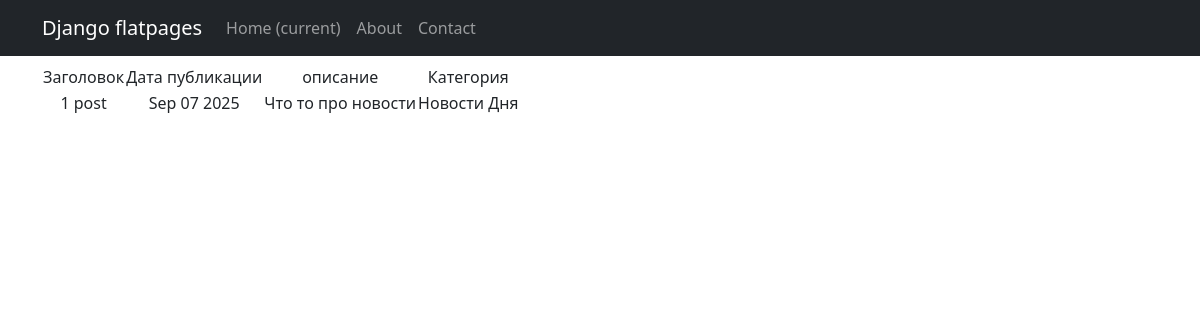
Screenshot of /news/1 with the database file from the repository.
### simpleapp/models.py (models this page shows, shortened)
class Post(models.Model):
    NEWS = 'news'
    ARTICLE = 'article'
    TYPE_CHOICES = [
        (NEWS, 'News'),
        (ARTICLE, 'Article'),
    ]
    type = models.CharField(max_length=10, choices=TYPE_CHOICES, default=NEWS)
    name = models.CharField(
        max_length=50,
        unique=True,
    )
    datepublic = models.DateTimeField(default=timezone.now)
    description = models.TextField()
    author_name = models.CharField(max_length=100 , default= 'Автор')
    category = models.ForeignKey(
        to='Category',
        on_delete=models.CASCADE,
        related_name='allposts',
    )

class Category(models.Model):
    name = models.CharField(max_length=100, unique=True)
    def __str__(self):
        return self.name.title()

### simpleapp/views.py (the view)
# urls.py: path('<int:pk>', PostDetail.as_view() , name='post_detail'),
class PostDetail(DetailView):
    model = Post
    template_name = 'post.html'
    context_object_name = 'post'

### templates/post.html (shortened to what this page needs)
{% extends 'flatpages/default.html' %}
{% block content %}
{% if post%}
    <table>
           <tr>
               <td>Заголовок</td>
               <td>Дата публикации</td>
               <td>описание</td>
               <td>Категория</td>
           </tr>
           <tr>
               <td>{{ post.name }}</td>
               <td>{{post.datepublic|date:'M d Y'}}</td>
               <td>{{ post.description}}</td>
               <td>{{ post.category}}</td>
           </tr>
       </table>
   {% else %}
       <h2>Новости пока нет!</h2>
   {% endif %}
{% endblock content %}

### rows the page displays
Post: name "1 post", datepublic "Sep 07 2025", description "Что то про новости", category "Новости Дня"
